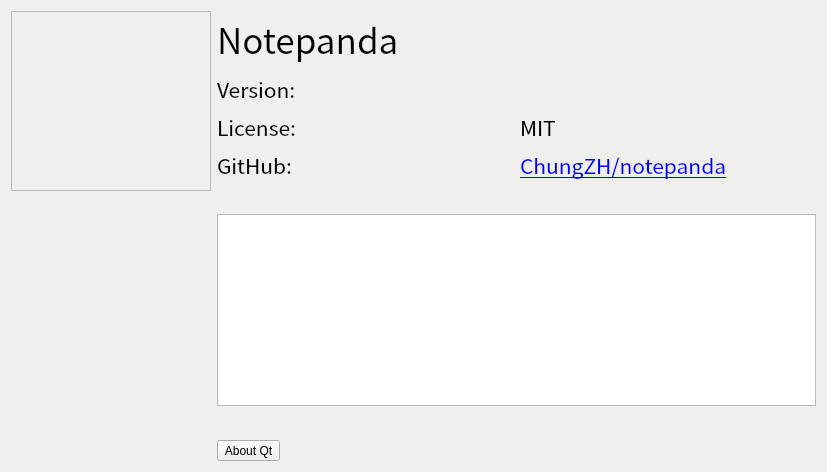
<?xml version="1.0" encoding="UTF-8"?>
<ui version="4.0">
 <class>AboutWindow</class>
 <widget class="QDialog" name="AboutWindow">
  <property name="geometry">
   <rect>
    <x>0</x>
    <y>0</y>
    <width>827</width>
    <height>472</height>
   </rect>
  </property>
  <property name="font">
   <font>
    <family>Arial</family>
   </font>
  </property>
  <property name="windowTitle">
   <string>Dialog</string>
  </property>
  <property name="styleSheet">
   <string notr="true"/>
  </property>
  <layout class="QGridLayout" name="gridLayout_2">
   <item row="0" column="0">
    <layout class="QHBoxLayout" name="horizontalLayout_2" stretch="1,3">
     <item>
      <layout class="QVBoxLayout" name="verticalLayout_5" stretch="2,3">
       <item>
        <widget class="QFrame" name="frame">
         <property name="styleSheet">
          <string notr="true">image: url(:/asset/images/notepanda.png)</string>
         </property>
         <property name="frameShape">
          <enum>QFrame::StyledPanel</enum>
         </property>
         <property name="frameShadow">
          <enum>QFrame::Raised</enum>
         </property>
        </widget>
       </item>
       <item>
        <spacer name="verticalSpacer">
         <property name="orientation">
          <enum>Qt::Vertical</enum>
         </property>
         <property name="sizeHint" stdset="0">
          <size>
           <width>20</width>
           <height>40</height>
          </size>
         </property>
        </spacer>
       </item>
      </layout>
     </item>
     <item>
      <layout class="QVBoxLayout" name="verticalLayout_4">
       <item>
        <layout class="QVBoxLayout" name="verticalLayout_3" stretch="1,7">
         <item alignment="Qt::AlignLeft">
          <widget class="QLabel" name="label">
           <property name="font">
            <font>
             <family>Noto Sans CJK SC</family>
             <pointsize>26</pointsize>
            </font>
           </property>
           <property name="text">
            <string>Notepanda</string>
           </property>
          </widget>
         </item>
         <item>
          <layout class="QVBoxLayout" name="verticalLayout_7" stretch="1,3,1">
           <item>
            <layout class="QGridLayout" name="gridLayout">
             <item row="1" column="0" alignment="Qt::AlignLeft">
              <widget class="QLabel" name="label_2">
               <property name="font">
                <font>
                 <family>Noto Sans CJK SC</family>
                 <pointsize>16</pointsize>
                </font>
               </property>
               <property name="text">
                <string>Version: </string>
               </property>
               <property name="textFormat">
                <enum>Qt::AutoText</enum>
               </property>
              </widget>
             </item>
             <item row="3" column="2" alignment="Qt::AlignLeft">
              <widget class="QLabel" name="label_7">
               <property name="font">
                <font>
                 <family>Noto Sans CJK SC</family>
                 <pointsize>16</pointsize>
                </font>
               </property>
               <property name="text">
                <string>&lt;a href=&quot;https://github.com/ChungZH/notepanda&quot;&gt;ChungZH/notepanda&lt;/a&gt;</string>
               </property>
               <property name="textFormat">
                <enum>Qt::AutoText</enum>
               </property>
               <property name="openExternalLinks">
                <bool>true</bool>
               </property>
              </widget>
             </item>
             <item row="2" column="2" alignment="Qt::AlignLeft">
              <widget class="QLabel" name="label_6">
               <property name="font">
                <font>
                 <family>Noto Sans CJK SC</family>
                 <pointsize>16</pointsize>
                </font>
               </property>
               <property name="text">
                <string>MIT</string>
               </property>
              </widget>
             </item>
             <item row="2" column="0" alignment="Qt::AlignLeft">
              <widget class="QLabel" name="label_3">
               <property name="font">
                <font>
                 <family>Noto Sans CJK SC</family>
                 <pointsize>16</pointsize>
                </font>
               </property>
               <property name="text">
                <string>License:</string>
               </property>
              </widget>
             </item>
             <item row="3" column="0" alignment="Qt::AlignLeft">
              <widget class="QLabel" name="label_4">
               <property name="font">
                <font>
                 <family>Noto Sans CJK SC</family>
                 <pointsize>16</pointsize>
                </font>
               </property>
               <property name="text">
                <string>GitHub: </string>
               </property>
               <property name="textFormat">
                <enum>Qt::MarkdownText</enum>
               </property>
               <property name="openExternalLinks">
                <bool>true</bool>
               </property>
              </widget>
             </item>
             <item row="1" column="2" alignment="Qt::AlignLeft">
              <widget class="QLabel" name="label_5">
               <property name="font">
                <font>
                 <family>Noto Sans CJK SC</family>
                 <pointsize>16</pointsize>
                </font>
               </property>
              </widget>
             </item>
            </layout>
           </item>
           <item alignment="Qt::AlignVCenter">
            <widget class="QTextBrowser" name="textBrowser">
             <property name="source">
              <url>
               <string>qrc:/asset/assets/CREDIT.md</string>
              </url>
             </property>
            </widget>
           </item>
           <item>
            <widget class="QToolButton" name="AboutQt">
             <property name="font">
              <font>
               <family>Arial</family>
              </font>
             </property>
             <property name="text">
              <string>About Qt</string>
             </property>
            </widget>
           </item>
          </layout>
         </item>
        </layout>
       </item>
      </layout>
     </item>
    </layout>
   </item>
  </layout>
 </widget>
 <resources/>
 <connections/>
</ui>
